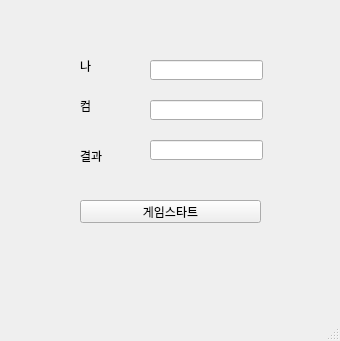
<?xml version="1.0" encoding="UTF-8"?>
<ui version="4.0">
 <class>MainWindow</class>
 <widget class="QMainWindow" name="MainWindow">
  <property name="geometry">
   <rect>
    <x>0</x>
    <y>0</y>
    <width>340</width>
    <height>341</height>
   </rect>
  </property>
  <property name="windowTitle">
   <string>MainWindow</string>
  </property>
  <widget class="QWidget" name="centralwidget">
   <widget class="QLabel" name="lbl_mine">
    <property name="geometry">
     <rect>
      <x>80</x>
      <y>60</y>
      <width>56</width>
      <height>12</height>
     </rect>
    </property>
    <property name="text">
     <string>나</string>
    </property>
   </widget>
   <widget class="QLabel" name="lbl_com">
    <property name="geometry">
     <rect>
      <x>80</x>
      <y>100</y>
      <width>56</width>
      <height>12</height>
     </rect>
    </property>
    <property name="text">
     <string>컴</string>
    </property>
   </widget>
   <widget class="QLabel" name="lbl_res">
    <property name="geometry">
     <rect>
      <x>80</x>
      <y>150</y>
      <width>56</width>
      <height>12</height>
     </rect>
    </property>
    <property name="text">
     <string>결과</string>
    </property>
   </widget>
   <widget class="QLineEdit" name="le_mine">
    <property name="geometry">
     <rect>
      <x>150</x>
      <y>60</y>
      <width>113</width>
      <height>20</height>
     </rect>
    </property>
   </widget>
   <widget class="QLineEdit" name="le_com">
    <property name="geometry">
     <rect>
      <x>150</x>
      <y>100</y>
      <width>113</width>
      <height>20</height>
     </rect>
    </property>
   </widget>
   <widget class="QLineEdit" name="le_res">
    <property name="geometry">
     <rect>
      <x>150</x>
      <y>140</y>
      <width>113</width>
      <height>20</height>
     </rect>
    </property>
   </widget>
   <widget class="QPushButton" name="pb">
    <property name="geometry">
     <rect>
      <x>80</x>
      <y>200</y>
      <width>181</width>
      <height>23</height>
     </rect>
    </property>
    <property name="text">
     <string>게임스타트</string>
    </property>
   </widget>
  </widget>
  <widget class="QMenuBar" name="menubar">
   <property name="geometry">
    <rect>
     <x>0</x>
     <y>0</y>
     <width>340</width>
     <height>21</height>
    </rect>
   </property>
  </widget>
  <widget class="QStatusBar" name="statusbar"/>
 </widget>
 <resources/>
 <connections/>
</ui>
